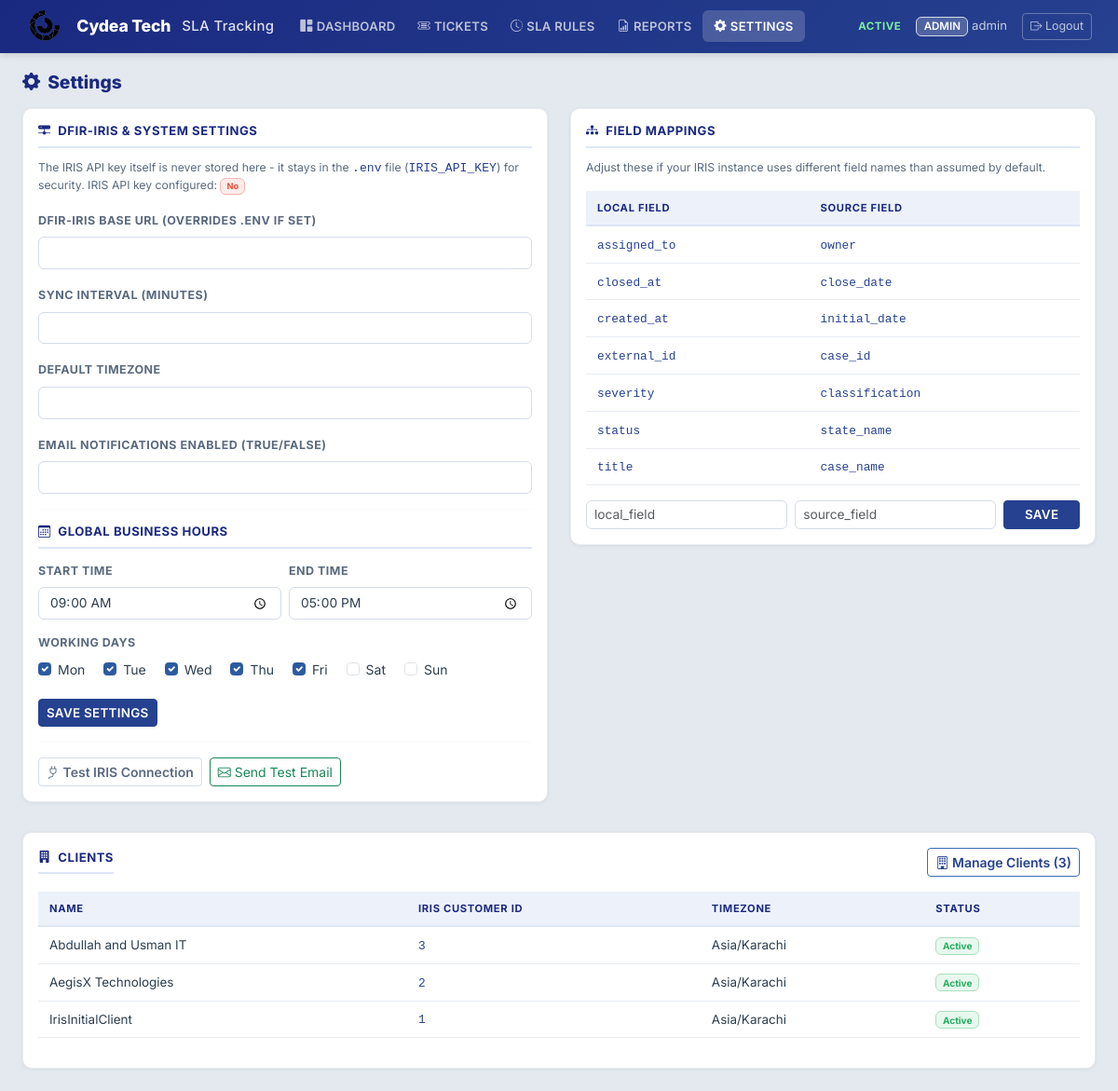
The app's page /settings (signed in) with its own data.
### models/user.py (models this page shows, shortened)
class User(UserMixin, db.Model):
    __tablename__ = "users"
    id = db.Column(db.Integer, primary_key=True)
    username = db.Column(db.String(80), unique=True, nullable=False, index=True)
    email = db.Column(db.String(255), unique=True, nullable=True)
    password_hash = db.Column(db.String(255), nullable=False)
    role = db.Column(db.String(20), nullable=False, default=ROLE_VIEWER)
    is_active_user = db.Column(db.Boolean, default=True, nullable=False)
    created_at = db.Column(db.DateTime, default=lambda: datetime.now(timezone.utc))
    reports_generated = db.relationship("Report", backref="generated_by_user", lazy="dynamic")
    def has_permission(self, permission):
        return permission in ROLE_PERMISSIONS.get(self.role, set())
    @property
    def is_active(self):
        return self.is_active_user

### models/field_mapping.py (models this page shows, shortened)
class FieldMapping(db.Model):
    __tablename__ = "field_mappings"
    id = db.Column(db.Integer, primary_key=True)
    client_id = db.Column(
        db.Integer, db.ForeignKey("clients.id"), nullable=True, index=True
    )
    source_system = db.Column(db.String(50), nullable=False, default="dfir_iris", index=True)
    local_field = db.Column(db.String(100), nullable=False)
    source_field = db.Column(db.String(200), nullable=False)
    source_path = db.Column(db.String(300), nullable=True)
    is_active = db.Column(db.Boolean, default=True, nullable=False)
    created_at = db.Column(db.DateTime, default=lambda: datetime.now(timezone.utc))
    updated_at = db.Column(
        db.DateTime,
        default=lambda: datetime.now(timezone.utc),
        onupdate=lambda: datetime.now(timezone.utc),
    )
    __table_args__ = (
        db.UniqueConstraint(
            "client_id", "source_system", "local_field",
            name="uq_client_source_local_field",
        ),
    )

### models/client.py (models this page shows, shortened)
class Client(db.Model):
    __tablename__ = "clients"
    id = db.Column(db.Integer, primary_key=True)
    name = db.Column(db.String(200), unique=True, nullable=False)
    iris_customer_id = db.Column(db.String(100), nullable=True, index=True)
    city = db.Column(db.String(100), nullable=True, default="Islamabad")
    timezone = db.Column(db.String(50), nullable=False, default="Asia/Karachi")
    business_hours_start = db.Column(db.String(10), nullable=True)
    business_hours_end = db.Column(db.String(10), nullable=True)
    business_hours_days = db.Column(db.String(50), nullable=True)
    is_active = db.Column(db.Boolean, default=True, nullable=False)
    created_at = db.Column(db.DateTime, default=lambda: datetime.now(timezone.utc))
    updated_at = db.Column(
        db.DateTime,
        default=lambda: datetime.now(timezone.utc),
        onupdate=lambda: datetime.now(timezone.utc),
    )
    sla_rules = db.relationship("SLARule", backref="client", lazy="dynamic")
    tickets = db.relationship("Ticket", backref="client", lazy="dynamic")
    field_mappings = db.relationship("FieldMapping", backref="client", lazy="dynamic")

### routes/settings_routes.py (the view, shortened to what this page needs)
@settings_bp.route("/settings", methods=["GET", "POST"])
@login_required
@permission_required("manage_iris_settings")
def settings_page():
    current_values = {key: Setting.get(key, "") for key, _label in SETTINGS_KEYS}
    bh_start = Setting.get("business_hours_start", "09:00")
    bh_end = Setting.get("business_hours_end", "17:00")
    bh_days_str = Setting.get("business_hours_days", "0,1,2,3,4")
    bh_days = [int(x) for x in bh_days_str.split(",") if x.strip() != ""]
    field_mappings = FieldMapping.query.filter_by(source_system="dfir_iris", client_id=None).all()
    clients = Client.query.order_by(Client.name).all()
    return render_template(
        "settings.html",
        settings_keys=SETTINGS_KEYS,
        current_values=current_values,
        field_mappings=field_mappings,
        iris_configured=bool(current_app.config.get("IRIS_API_KEY")),
        clients=clients,
        bh_start=bh_start,
        bh_end=bh_end,
        bh_days=bh_days,
    )

### models/setting.py (called while the page is built)
    @staticmethod
    def get(key, default=None):
        row = Setting.query.filter_by(key=key).first()
        return row.value if row else default

### templates/settings.html (shortened to what this page needs)
{% extends "base.html" %}
{% block content %}
<div class="dashboard-header">
    <h3><i class="bi bi-gear-fill me-2"></i>Settings</h3>
</div>
<div class="row g-4">
    <div class="col-lg-6">
        <div class="card p-3">
            <h6><i class="bi bi-hdd-network-fill me-1"></i> DFIR-IRIS &amp; System Settings</h6>
            <p class="small text-muted">
                The IRIS API key itself is never stored here - it stays in the <code>.env</code> file (<code>IRIS_API_KEY</code>) for security.
                IRIS API key configured: {% if iris_configured %}<span class="badge bg-success">Yes</span>{% else %}<span class="badge bg-danger">No</span>{% endif %}
            </p>
            <form method="POST">
                {% for key, label in settings_keys %}
                <div class="mb-3"><label class="form-label">{{ label }}</label><input type="text" name="{{ key }}" class="form-control" value="{{ current_values.get(key, '') }}"></div>
                {% endfor %}
                <hr>
                <h6><i class="bi bi-calendar3 me-1"></i> Global Business Hours</h6>
                <div class="row g-2 mb-3">
                    <div class="col-6">
                        <label class="form-label small text-muted">Start Time</label>
                        <input type="time" name="business_hours_start" class="form-control" value="{{ bh_start or '09:00' }}">
                    </div>
                    <div class="col-6">
                        <label class="form-label small text-muted">End Time</label>
                        <input type="time" name="business_hours_end" class="form-control" value="{{ bh_end or '17:00' }}">
                    </div>
                </div>
                <div class="mb-3">
                    <label class="form-label d-block small text-muted">Working Days</label>
                    <div class="form-check form-check-inline">
                        <input class="form-check-input" type="checkbox" name="business_hours_days" id="global_day_0" value="0" {% if 0 in bh_days %}checked{% endif %}>
                        <label class="form-check-label" for="global_day_0">Mon</label>
                    </div>
                    <div class="form-check form-check-inline">
                        <input class="form-check-input" type="checkbox" name="business_hours_days" id="global_day_1" value="1" {% if 1 in bh_days %}checked{% endif %}>
                        <label class="form-check-label" for="global_day_1">Tue</label>
                    </div>
                    <div class="form-check form-check-inline">
                        <input class="form-check-input" type="checkbox" name="business_hours_days" id="global_day_2" value="2" {% if 2 in bh_days %}checked{% endif %}>
                        <label class="form-check-label" for="global_day_2">Wed</label>
                    </div>
                    <div class="form-check form-check-inline">
                        <input class="form-check-input" type="checkbox" name="business_hours_days" id="global_day_3" value="3" {% if 3 in bh_days %}checked{% endif %}>
                        <label class="form-check-label" for="global_day_3">Thu</label>
                    </div>
                    <div class="form-check form-check-inline">
                        <input class="form-check-input" type="checkbox" name="business_hours_days" id="global_day_4" value="4" {% if 4 in bh_days %}checked{% endif %}>
                        <label class="form-check-label" for="global_day_4">Fri</label>
                    </div>
                    <div class="form-check form-check-inline">
                        <input class="form-check-input" type="checkbox" name="business_hours_days" id="global_day_5" value="5" {% if 5 in bh_days %}checked{% endif %}>
                        <label class="form-check-label" for="global_day_5">Sat</label>
                    </div>
                    <div class="form-check form-check-inline">
                        <input class="form-check-input" type="checkbox" name="business_hours_days" id="global_day_6" value="6" {% if 6 in bh_days %}checked{% endif %}>
                        <label class="form-check-label" for="global_day_6">Sun</label>
                    </div>
                </div>
                <button type="submit" class="btn btn-primary btn-sm">Save Settings</button>
            </form>
            <hr>
            <div class="d-flex gap-2">
                <form method="POST" action="{{ url_for('settings.test_iris_connection') }}">
                    <button type="submit" class="btn btn-outline-secondary btn-sm"><i class="bi bi-plug"></i> Test IRIS Connection</button>
                </form>
                <form method="POST" action="{{ url_for('settings.send_test_email') }}">
                    <button type="submit" class="btn btn-outline-success btn-sm"><i class="bi bi-envelope"></i> Send Test Email</button>
                </form>
            </div>
        </div>
    </div>
    <div class="col-lg-6">
        <div class="card p-3">
            <h6><i class="bi bi-diagram-3-fill me-1"></i> Field Mappings</h6>
            <p class="small text-muted">Adjust these if your IRIS instance uses different field names than assumed by default.</p>
            <table class="table table-sm"><thead><tr><th>Local Field</th><th>Source Field</th></tr></thead><tbody>{% for m in field_mappings %}<tr><td><code>{{ m.local_field }}</code></td><td><code>{{ m.source_field }}</code></td></tr>{% endfor %}</tbody></table>
            <form method="POST" action="{{ url_for('settings.save_field_mapping') }}" class="row g-2">
                <div class="col-5"><input type="text" name="local_field" class="form-control form-control-sm" placeholder="local_field" required></div>
                <div class="col-5"><input type="text" name="source_field" class="form-control form-control-sm" placeholder="source_field" required></div>
                <div class="col-2"><button type="submit" class="btn btn-sm btn-primary w-100">Save</button></div>
            </form>
        </div>
    </div>
</div>
<div class="row g-4 mt-2">
    <div class="col-12">
        <div class="card p-3">
            <div class="d-flex justify-content-between align-items-center mb-3">
                <h6 class="mb-0"><i class="bi bi-building-fill me-1"></i> Clients</h6>
                <a href="{{ url_for('settings.client_list') }}" class="btn btn-sm btn-outline-primary"><i class="bi bi-building"></i> Manage Clients ({{ clients|length }})</a>
            </div>
            <table class="table table-sm"><thead><tr><th>Name</th><th>IRIS Customer ID</th><th>Timezone</th><th>Status</th></tr></thead><tbody>{% for c in clients %}<tr><td>{{ c.name }}</td><td><code>{{ c.iris_customer_id or '—' }}</code></td><td>{{ c.timezone }}</td><td><span class="badge bg-{{ 'success' if c.is_active else 'secondary' }}">{{ 'Active' if c.is_active else 'Inactive' }}</span></td></tr>{% endfor %}</tbody></table>
        </div>
    </div>
</div>
{% endblock %}

### templates/base.html (shortened to what this page needs)
<!DOCTYPE html>
<html lang="en">
<head>
    <link href="https://cdn.jsdelivr.net/npm/bootstrap@5.3.3/dist/css/bootstrap.min.css" rel="stylesheet">
    <link href="https://cdn.jsdelivr.net/npm/bootstrap-icons@1.11.3/font/bootstrap-icons.css" rel="stylesheet">
    <link rel="stylesheet" href="https://unpkg.com/leaflet@1.9.4/dist/leaflet.css"/>
    <link href="{{ url_for('static', filename='css/style.css') }}" rel="stylesheet">
</head>
<body>
{% if current_user.is_authenticated %}
<nav class="navbar navbar-expand-lg sticky-top">
    <div class="container-fluid">
        <a class="navbar-brand" href="{{ url_for('dashboard.index') }}">
            <img src="{{ url_for('static', filename='images/image.png') }}" alt="Cydea Tech Logo" style="height: 34px; max-width: 130px; object-fit: contain;" class="me-2">
            <span style="font-weight: 800; letter-spacing: -0.01em;">Cydea Tech</span>
            <span style="font-size: 0.85em; opacity: 0.85; font-weight: 500;" class="ms-1">SLA Tracking</span>
        </a>
        <div class="collapse navbar-collapse" id="navMenu">
            <ul class="navbar-nav me-auto mb-2 mb-lg-0">
                <li class="nav-item">
                    <a class="nav-link {% if request.endpoint == 'dashboard.index' %}active{% endif %}"
                       href="{{ url_for('dashboard.index') }}">
                       <i class="bi bi-grid-1x2-fill me-1"></i>Dashboard</a>
                </li>
                <li class="nav-item">
                    <a class="nav-link {% if request.endpoint and 'tickets.' in request.endpoint %}active{% endif %}"
                       href="{{ url_for('tickets.ticket_list') }}">
                       <i class="bi bi-ticket-detailed me-1"></i>Tickets</a>
                </li>
                {% if current_user.has_permission('manage_sla_rules') %}
                <li class="nav-item">
                    <a class="nav-link {% if request.endpoint and 'sla_rules.' in request.endpoint %}active{% endif %}"
                       href="{{ url_for('sla_rules.rule_list') }}">
                       <i class="bi bi-clock-history me-1"></i>SLA Rules</a>
                </li>
                {% endif %}
                {% if current_user.has_permission('view_reports') %}
                <li class="nav-item">
                    <a class="nav-link {% if request.endpoint and 'reports.' in request.endpoint %}active{% endif %}"
                       href="{{ url_for('reports.report_list') }}">
                       <i class="bi bi-file-earmark-bar-graph me-1"></i>Reports</a>
                </li>
                {% endif %}
                {% if current_user.has_permission('manage_iris_settings') %}
                <li class="nav-item">
                    <a class="nav-link {% if request.endpoint and 'settings.' in request.endpoint %}active{% endif %}"
                       href="{{ url_for('settings.settings_page') }}">
                       <i class="bi bi-gear-fill me-1"></i>Settings</a>
                </li>
                {% endif %}
            </ul>
            <div class="d-flex align-items-center gap-3">
                <span class="status-live"> Active</span>
                <span class="navbar-text">
                    <span class="badge bg-secondary">{{ current_user.role }}</span>
                    {{ current_user.username }}
                </span>
                <a href="{{ url_for('auth.logout') }}" class="btn btn-outline-light btn-sm">
                    <i class="bi bi-box-arrow-right"></i> Logout
                </a>
            </div>
        </div>
    </div>
</nav>
{% endif %}
<div class="container-fluid py-4 px-4">
    {% block content %}{% endblock %}
</div>
</body>
</html>

### records on screen
User: role "ADMIN", username "admin"
FieldMapping: local_field "assigned_to", source_field "owner"
FieldMapping: local_field "closed_at", source_field "close_date"
FieldMapping: local_field "created_at", source_field "initial_date"
FieldMapping: local_field "external_id", source_field "case_id"
FieldMapping: local_field "severity", source_field "classification"
FieldMapping: local_field "status", source_field "state_name"
FieldMapping: local_field "title", source_field "case_name"
Client: name "Abdullah and Usman IT", iris_customer "3", timezone "Asia/Karachi", is_active "Active"
Client: name "AegisX Technologies", iris_customer "2", timezone "Asia/Karachi", is_active "Active"
Client: name "IrisInitialClient", iris_customer "1", timezone "Asia/Karachi", is_active "Active"

### other values on screen
{{ label }} "DFIR-IRIS BASE URL (OVERRIDES .ENV IF SET)" "SYNC INTERVAL (MINUTES)" "DEFAULT TIMEZONE" "EMAIL NOTIFICATIONS ENABLED (TRUE/FALSE)"
{{ clients|length }} "3"
